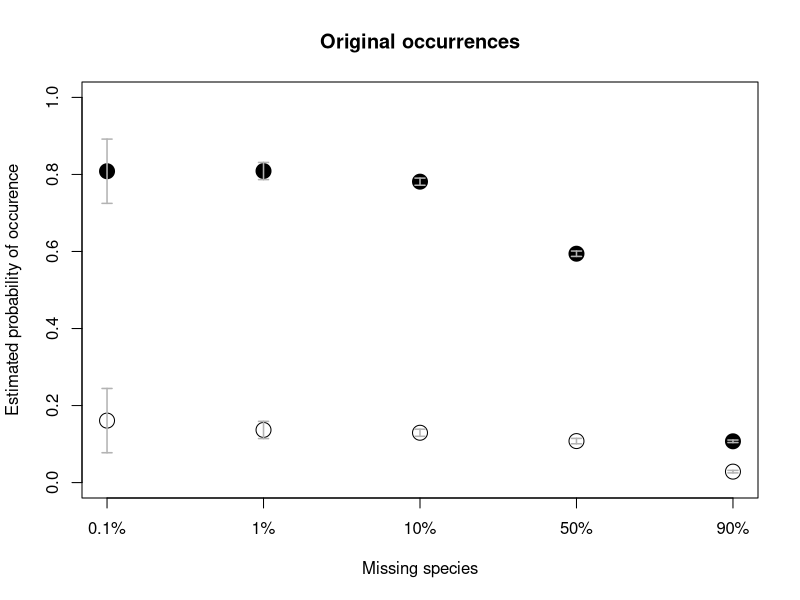
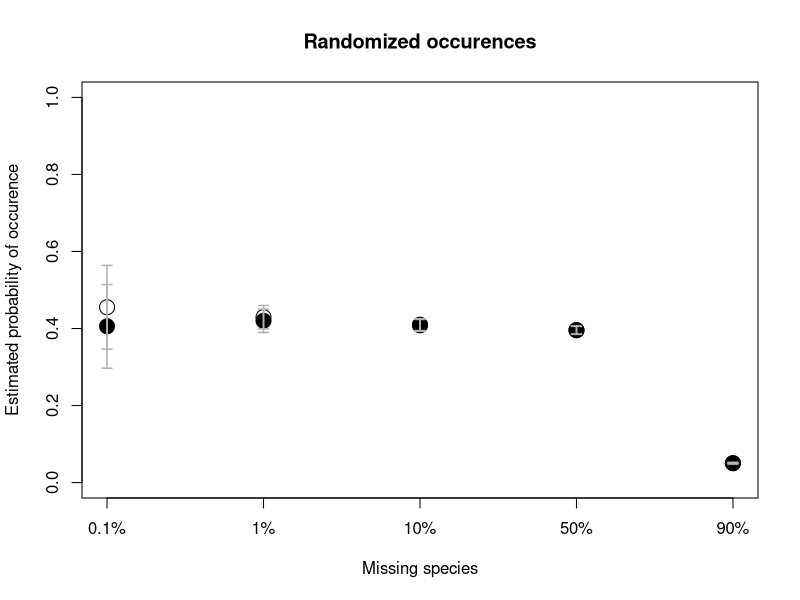

Recreate these plots in R, in order.
# 2021 12 03 I.Zliobaite
# plot 

data_av <- read.csv('res_present_avg.csv', header = TRUE, sep = "\t")
data_sd <- read.csv('res_present_std.csv', header = TRUE, sep = "\t")

ind_re <- which(data_av[,'rando']==0)
ind_ra <- which(data_av[,'rando']==1)

pdf('fig_real_occurences.pdf',width = 4.5, height = 4.5)
plot(data_av[ind_re,'no'], data_av[ind_re,'pos'], ylim=range(c(0,1)),pch=19, xlab="Missing species", 
     ylab="Estimated probability of occurence", main="Original occurrences",cex = 2,xaxt = "n")
points(data_av[ind_re,'no'], data_av[ind_re,'neg'], ylim=range(c(0,1)),pch=1,cex = 2)
arrows(data_av[ind_re,'no'], data_av[ind_re,'pos']-data_sd[ind_re,'pos'], data_av[ind_re,'no'], data_av[ind_re,'pos']+data_sd[ind_re,'pos'], length=0.05, angle=90, code=3, lwd=1.5, col='grey70')
arrows(data_av[ind_re,'no'], data_av[ind_re,'neg']-data_sd[ind_re,'pos'], data_av[ind_re,'no'], data_av[ind_re,'neg']+data_sd[ind_re,'pos'], length=0.05, angle=90, code=3, lwd=1.5, col='grey70')
axis(1, at=1:5, labels=c('0.1%','1%','10%','50%','90%'))
dev.off()

pdf('fig_rand_occurences.pdf',width = 4.5, height = 4.5)
plot(data_av[ind_ra,'no'], data_av[ind_ra,'pos'], ylim=range(c(0,1)),pch=19, xlab="Missing species", 
     ylab="Estimated probability of occurence", main="Randomized occurences",cex = 2,xaxt = "n")
points(data_av[ind_ra,'no'], data_av[ind_ra,'neg'], ylim=range(c(0,1)),pch=1,cex = 2)
arrows(data_av[ind_ra,'no'], data_av[ind_ra,'pos']-data_sd[ind_ra,'pos'], data_av[ind_ra,'no'], data_av[ind_ra,'pos']+data_sd[ind_ra,'pos'], length=0.05, angle=90, code=3, lwd=1.5, col='grey70')
arrows(data_av[ind_ra,'no'], data_av[ind_ra,'neg']-data_sd[ind_ra,'pos'], data_av[ind_ra,'no'], data_av[ind_ra,'neg']+data_sd[ind_ra,'pos'], length=0.05, angle=90, code=3, lwd=1.5, col='grey70')
axis(1, at=1:5, labels=c('0.1%','1%','10%','50%','90%'))
dev.off()